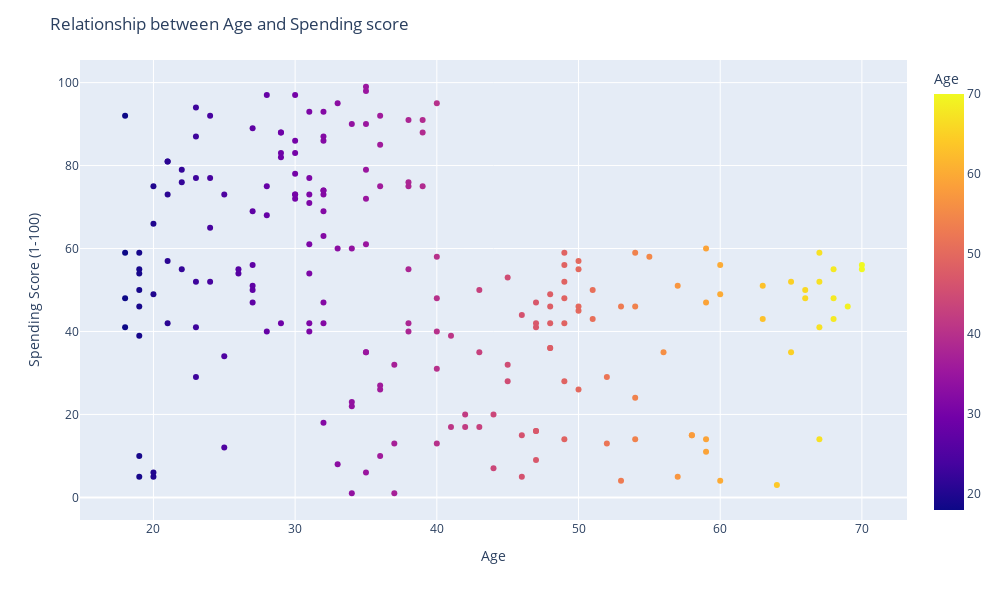

Notebook code for this chart:
### Markdown cell above
The key observation from this graph would be that females tend to shop more than males

### Code cell
# Visualizing relationships between age, spending score using scatter plot

fig = px.scatter(customer_data, x="Age", y="Spending Score (1-100)", color= "Age")
fig.update_layout(
    title='Relationship between Age and Spending score',
    dragmode='select',
    width=1000,
    height=600,
    hovermode='closest',
    xaxis_title='Age')

fig.show()

### Figure 1 — Plotly figure (JSON) as saved in the notebook; plotly's stock layout.template omitted (floating-point values rounded to 4 significant figures; data arrays with more than 128 entries replaced by an {"elided": "..."} marker saying what was removed)
{"data": [{"hovertemplate": "Age=%{marker.color}<br>Spending Score (1-100)=%{y}<extra></extra>", "legendgroup": "", "marker": {"color": {"elided": "200 int values"}, "coloraxis": "coloraxis", "symbol": "circle"}, "mode": "markers", "name": "", "orientation": "v", "showlegend": false, "type": "scatter", "x": {"elided": "200 int values"}, "xaxis": "x", "y": {"elided": "200 int values"}, "yaxis": "y"}], "layout": {"coloraxis": {"colorbar": {"title": {"text": "Age"}}, "colorscale": [[0, "#0d0887"], [0.1111, "#46039f"], [0.2222, "#7201a8"], [0.3333, "#9c179e"], [0.4444, "#bd3786"], [0.5556, "#d8576b"], [0.6667, "#ed7953"], [0.7778, "#fb9f3a"], [0.8889, "#fdca26"], [1, "#f0f921"]]}, "dragmode": "select", "height": 600, "hovermode": "closest", "legend": {"tracegroupgap": 0}, "margin": {"t": 60}, "title": {"text": "Relationship between Age and Spending score"}, "width": 1000, "xaxis": {"anchor": "y", "domain": [0, 1], "title": {"text": "Age"}}, "yaxis": {"anchor": "x", "domain": [0, 1], "title": {"text": "Spending Score (1-100)"}}}}
